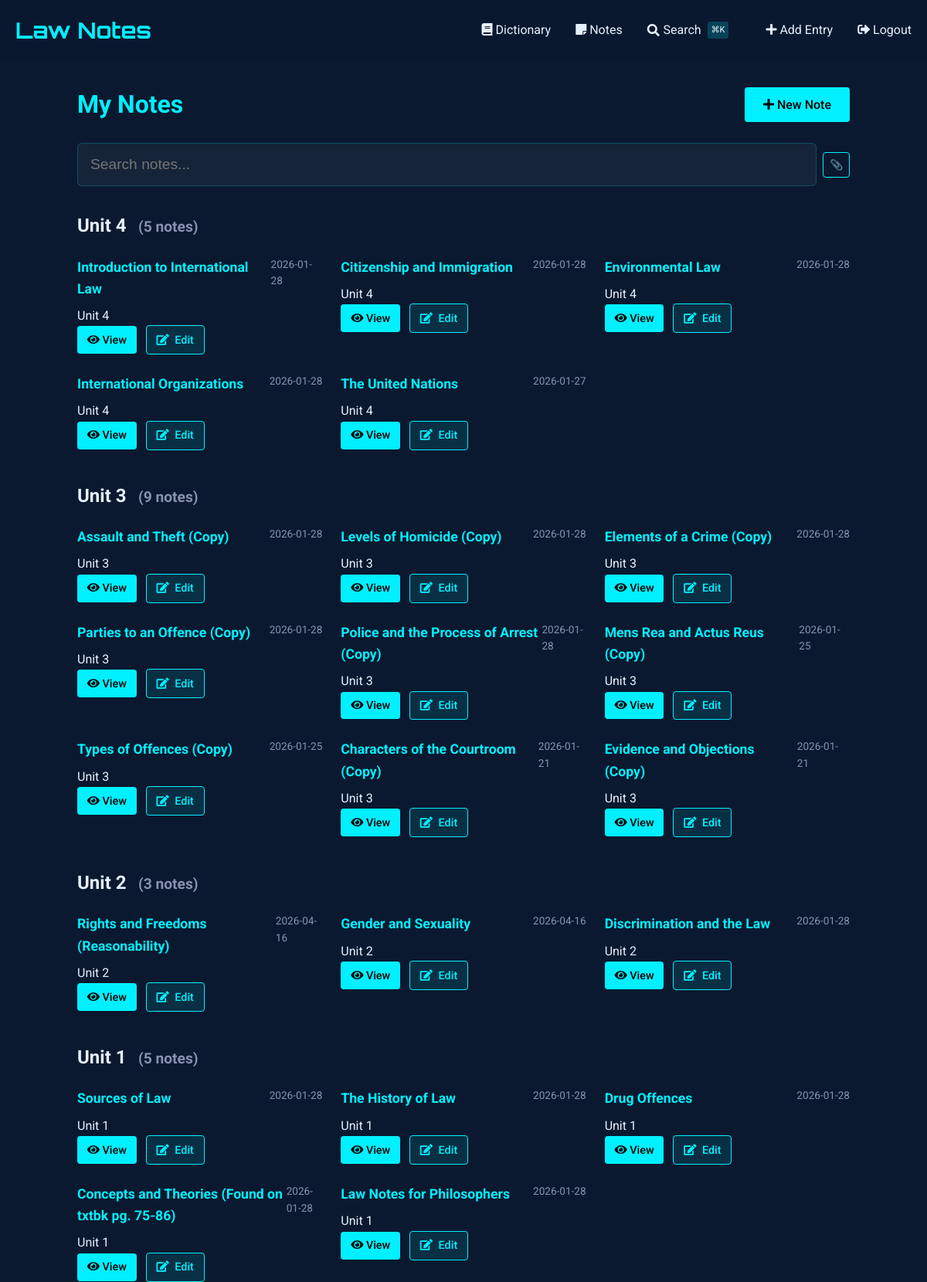
The page /notes (signed in, upper part) on the database its author committed.
### tables this page shows
CREATE TABLE notes (
    id INTEGER PRIMARY KEY AUTOINCREMENT,
    title TEXT NOT NULL,                -- short title for the note
    content TEXT NOT NULL,              -- the full note text
    unit_number INTEGER,                -- optional: to group with course units
    tags TEXT,                          -- comma-separated or JSON for filtering/search
    related_entries TEXT,               -- store glossary ids (e.g., "1,4,5") for cross-linking
    created_at TIMESTAMP DEFAULT CURRENT_TIMESTAMP,
    last_updated TIMESTAMP DEFAULT CURRENT_TIMESTAMP,
    views INTEGER DEFAULT 0,            -- track popularity
    is_favorite BOOLEAN DEFAULT 0,      -- quick flag for starred notes
    comments TEXT                       -- optional: your own thoughts or annotations
, has_worksheet BOOLEAN DEFAULT 0);

### notes_routes.py (the view)
@notes_bp.route('')
def index():
    db = SQL("sqlite:///notes.db")
    notes = db.execute("""
        SELECT id, title, unit_number,
               strftime('%Y-%m-%d', created_at) as created_date,
               strftime('%Y-%m-%d', last_updated) as last_updated,
               is_favorite, has_worksheet
        FROM notes
        ORDER BY
            CASE WHEN unit_number = '' OR unit_number IS NULL THEN 1 ELSE 0 END,
            CAST(unit_number AS INTEGER) DESC,
            last_updated DESC
    """)
    notes_by_unit = {}
    for note in notes:
        unit = note.get('unit_number', 'Ungrouped')
        if unit not in notes_by_unit:
            notes_by_unit[unit] = []
        notes_by_unit[unit].append(note)
    return render_template('notes/index.html',
                         notes_by_unit=notes_by_unit)

### sql.py (called while the page is built)
def _enable_logging(f):
    import logging
    import functools
    import os
    @functools.wraps(f)
    def decorator(*args, **kwargs):
        try:
            import flask
        except ModuleNotFoundError:
            return f(*args, **kwargs)
        disabled = logging.getLogger("cs50").disabled
        if flask.current_app and os.getenv("FLASK_ENV") == "development":
            logging.getLogger("cs50").disabled = False
        try:
            return f(*args, **kwargs)
        finally:
            logging.getLogger("cs50").disabled = disabled
    return decorator

    def __del__(self):
        self._disconnect()

    def _disconnect(self):
        if hasattr(_data, self._name()):
            getattr(_data, self._name()).close()
            delattr(_data, self._name())

    def _name(self):
        return str(hash(self))

        def connect(dbapi_connection, connection_record):
            try:
                if isinstance(
                    dbapi_connection, sqlite3.Connection
                ):  # If back end is sqlite
                    cursor = dbapi_connection.cursor()
                    cursor.execute("PRAGMA foreign_keys=ON")
                    cursor.close()
            except:
                pass

### templates/notes/index.html (shortened to what this page needs)
{% extends "notes/base.html" %}
{% block content %}
<div class="container" style="max-width: 1000px; margin: 0 auto;">
    <div style="display: flex; justify-content: space-between; align-items: center; margin-bottom: 1.5rem;">
        <h1 style="color: var(--primary); margin: 0;">
            My Notes
        </h1>
        <a href="{{ url_for('notes.add_note') }}" class="btn" style="background: var(--primary); color: #000; text-decoration: none; white-space: nowrap;">
            <i class="fas fa-plus"></i> New Note
        </a>
    </div>
    <div class="search-container">
        <input type="text" id="noteSearch" class="search-input" placeholder="Search notes..." autocomplete="off" style="padding-left: 1rem;">
    </div>
    <div id="notesContainer">
        {% if notes_by_unit %}
            {% for unit, notes in notes_by_unit.items() %}
                <div class="unit-section" data-unit="{{ unit or 'general' }}">
                    <h2 class="unit-header">
                        {% if unit %}
                            Unit {{ unit }}
                        {% else %}
                            General Notes
                        {% endif %}
                        <small class="unit-count" style="font-size: 0.8em; color: #8892b0; margin-left: 0.5em;">
                        </small>
                    </h2>
                    <div class="notes-grid" style="display: grid; grid-template-columns: repeat(auto-fill, minmax(300px, 1fr)); gap: 1.5rem;" data-unit="{{ unit or 'general' }}">
                        {% for note in notes %}
                            <div class="note-card"
                                 data-id="{{ note.id }}"
                                 data-title="{{ note.title|lower }}"
                                 data-content="{{ note.content|lower }}"
                                 data-unit="{{ note.unit_number or 'general' }}"
                                 data-tags="{{ note.tags|default('', true)|lower }}"
                                 data-has-worksheet="{{ 'true' if note.has_worksheet else 'false' }}"
                                 data-date="{{ (note.last_updated or note.created_date)|lower }}"
                                 data-favorite="{{ 'favorite' if note.is_favorite else '' }}">
                                <div style="display: flex; justify-content: space-between; align-items: flex-start;">
                                    <h3 style="margin: 0 0 0.5rem 0; font-size: 1.1rem; color: var(--primary);">
                                        {{ note.title }}
                                    </h3>
                                    <span class="note-date" style="color: #8892b0; font-size: 0.85rem;">
                                        {{ note.last_updated or note.created_date }}
                                    </span>
                                </div>
                                <div class="note-meta">
                                    {% if note.unit_number %}
                                        <span>Unit {{ note.unit_number }}</span>
                                    {% else %}
                                        <span>No unit</span>
                                    {% endif %}
                                </div>
                                <div class="note-actions">
                                    <a href="{{ url_for('notes.view_note', note_id=note.id) }}" class="btn" style="padding: 0.4rem 0.8rem; font-size: 0.9rem;">
                                        <i class="fas fa-eye"></i> View
                                    </a>
                                    {% if session.get("name") %}
                                    <a href="{{ url_for('notes.edit_note', note_id=note.id) }}" class="btn edit-btn" style="padding: 0.4rem 0.8rem; font-size: 0.9rem; background: rgba(0, 240, 255, 0.1); border: 1px solid var(--primary); color: var(--primary); transition: all 0.2s ease-in-out; margin-left: 0.5rem;">
                                        <i class="fas fa-edit" style="margin-right: 4px;"></i> Edit
                                    </a>
                                    {% endif %}
                                </div>
                            </div>
                        {% endfor %}
                    </div>
                </div>
            {% endfor %}
        {% endif %}
    </div>
</div>
{% endblock %}

### templates/dictionary/base.html (style rules this page uses)
:root { --primary: #00f0ff; --bg-dark: #0a192f; --text: #e6f1ff; --success: #2ecc71; --error: #e74c3c; }
body { font-family: 'Roboto', sans-serif; background-color: var(--bg-dark); color: var(--text); line-height: 1.6; margin: 0; padding: 0; }
.container { max-width: 1200px; margin: 0 auto; padding: 0 20px; }
.btn { display: inline-block; padding: 0.6rem 1.5rem; background: var(--primary); color: #000; border: none; border-radius: 4px; cursor: pointer; text-decoration: none; font-weight: 500; transition: all 0.3s; }

### templates/notes/index.html (style rules this page uses)
.search-container { margin-bottom: 2rem; position: relative; }
.search-input { width: 100%; padding: 0.8rem 1rem; padding-left: 2.5rem; font-size: 1rem; background: rgba(10, 25, 47, 0.7); border: 1px solid rgba(0, 240, 255, 0.3); border-radius: 4px; color: #e6f1ff; transition: all 0.3s ease; }
.unit-section { margin-bottom: 2.5rem; }

### templates/partials/spotlight_search.html (style rules this page uses)
.search-input { width: 100%; padding: 1rem 1rem 1rem 3rem; font-size: 1.2rem; background: rgba(255, 255, 255, 0.05); border: 1px solid rgba(0, 240, 255, 0.2); border-radius: 6px; color: #e6f1ff; transition: all 0.3s ease; }

### rows shown on the page
notes: title "Introduction to International Law", last_updated "2026-01-28", unit_number "4"
notes: title "Citizenship and Immigration", last_updated "2026-01-28", unit_number "4"
notes: title "Environmental Law", last_updated "2026-01-28", unit_number "4"
notes: title "International Organizations", last_updated "2026-01-28", unit_number "4"
notes: title "The United Nations", last_updated "2026-01-27", unit_number "4"
notes: title "Assault and Theft (Copy)", last_updated "2026-01-28", unit_number "3"
notes: title "Levels of Homicide (Copy)", last_updated "2026-01-28", unit_number "3"
notes: title "Elements of a Crime (Copy)", last_updated "2026-01-28", unit_number "3"
notes: title "Parties to an Offence (Copy)", last_updated "2026-01-28", unit_number "3"
notes: title "Police and the Process of Arrest (Copy)", last_updated "2026-01-28", unit_number "3"
notes: title "Mens Rea and Actus Reus (Copy)", last_updated "2026-01-25", unit_number "3"
notes: title "Types of Offences (Copy)", last_updated "2026-01-25", unit_number "3"
notes: title "Characters of the Courtroom (Copy)", last_updated "2026-01-21", unit_number "3"
notes: title "Evidence and Objections (Copy)", last_updated "2026-01-21", unit_number "3"
notes: title "Rights and Freedoms (Reasonability)", last_updated "2026-04-16", unit_number "2"
notes: title "Gender and Sexuality", last_updated "2026-04-16", unit_number "2"
notes: title "Discrimination and the Law", last_updated "2026-01-28", unit_number "2"
notes: title "Sources of Law", last_updated "2026-01-28", unit_number "1"
notes: title "The History of Law", last_updated "2026-01-28", unit_number "1"
notes: title "Drug Offences", last_updated "2026-01-28", unit_number "1"
notes: title "Concepts and Theories (Found on txtbk pg. 75-86)", last_updated "2026-01-28", unit_number "1"
notes: title "Law Notes for Philosophers", last_updated "2026-01-28", unit_number "1"

### other values the page prints
{{ unit }} "4" "3" "2" "1"
